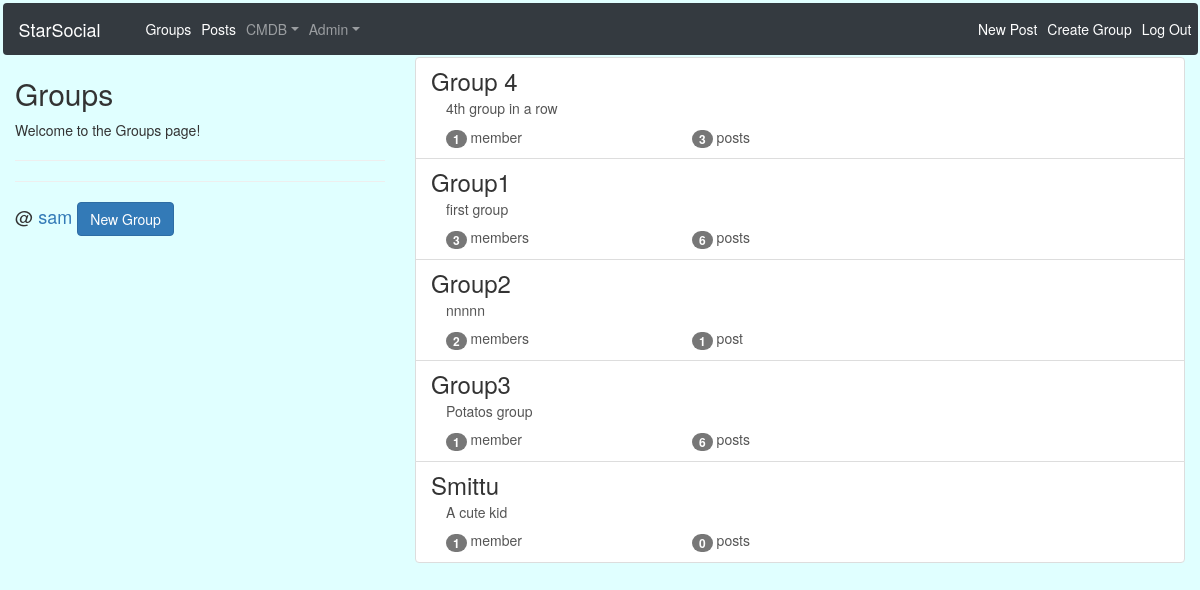
Screenshot of /groups/ (signed in) with the database file from the repository.
### groups/models.py (models this page shows, shortened)
class Group(models.Model):
    name = models.CharField(max_length=255,unique=True)
    slug = models.SlugField(allow_unicode=True,unique=True)
    description = models.TextField(blank=True,default='')
    description_html = models.TextField(editable=False,blank=True,default='')
    member = models.ManyToManyField(User, through='GroupMember')
    class Meta:
        ordering = ['name']

### groups/views.py (the view)
class ListGroups(generic.ListView):
    model = Group

### groups/templates/groups/group_list.html
{% include 'groups/group_base.html' %}
{% block pregroup %}
    <div class="col-md-4">
        <div class='content'>
            <h2>Groups</h2>
            <p>Welcome to the Groups page!</p>
            <hr>
            <hr>
            {% if user.is_authenticated %}
                <h4>@
                    <a href="{% url 'posts:for_user' username=user.username %}">
                        {{user.username}}
                    </a>
                <a href="{% url 'groups:create' %}" class="btn btn-primary">
                    New Group
                </a>
                </h4>
            {% endif %}
        </div>
    </div>
{% endblock %}
{% block group_content %}
<div class="col-md-8">
	<div class="list-group">
		{% for group in object_list %}
		  <a class="list-group-item" href="{% url 'groups:single' slug=group.slug %}">
			     <h3 class="title list-group-item-heading">{{ group.name }}</h3>
			<div class="list-group-item-text container-fluid">
				{{ group.description_html|safe }}
				<div class="row">
					<div class="col-md-4">
						<span class="badge">{{ group.member.count }}</span> member{{ group.member.count|pluralize }}
					</div>
					<div class="col-md-4">
						<span class="badge">{{ group.posts.count }}</span> post{{ group.posts.count|pluralize }}
					</div>
				</div>
			</div>
		</a>
		{% endfor %}
	</div>
</div>
{% endblock %}

### static/socialapp/css/master.css (style rules this page uses)
body { background-color: lightcyan }

### rows the page displays
Group: name "Group 4", description_html "4th group in a row", member.count "1", posts.count "3"
Group: name "Group1", description_html "first group", member.count "3", posts.count "6"
Group: name "Group2", description_html "nnnnn", member.count "2", posts.count "1"
Group: name "Group3", description_html "Potatos group", member.count "1", posts.count "6"
Group: name "Smittu", description_html "A cute kid", member.count "1", posts.count "0"

### other values shown
{{ user.username }} "sam"
